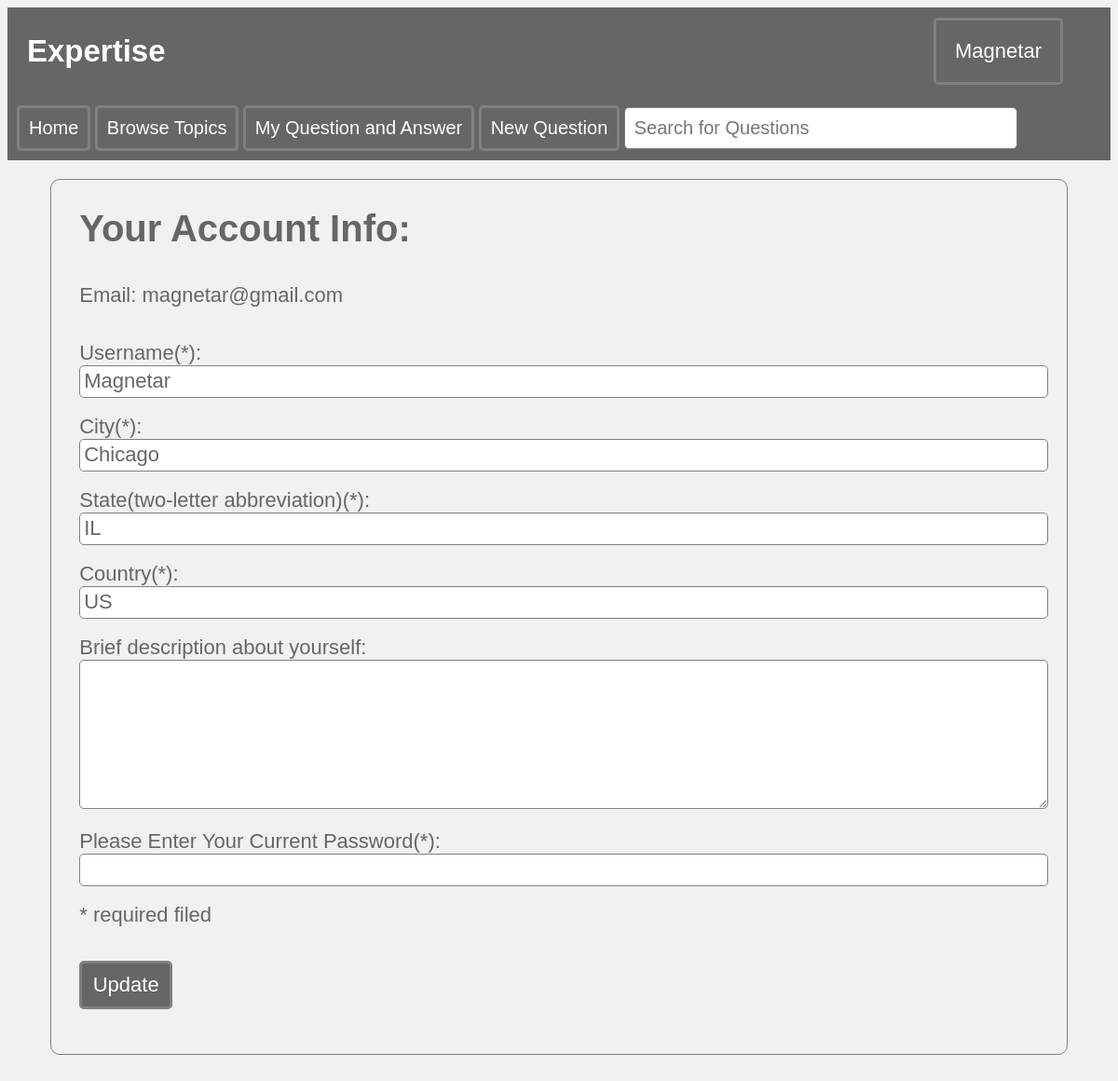
Page /code/profileedit.php?uid=3 (signed in) on the committed database.
### tables this page shows
create table Users(
	uid integer primary key auto_increment,
	username varchar(100) not null,
	email varchar(50) not null,
	upassword varchar(20) not null,
	city varchar(30),
	state varchar(2),
	country varchar(30),
	uprofile varchar(1000),
	upoints integer not null default 0,
    ustatus varchar(10) not null default 'basic',
    foreign key (ustatus) references UserStatus(sname)
);

### code/functions.php (called while the page is built, shortened)
<?php
    function check_login($conn) {
        if(isset($_SESSION['uid'])){
            $uid = $_SESSION['uid'];
            $query = "SELECT uid, username, email, upassword, city, state, country, IFNULL(uprofile, '') AS uprofile, upoints, ustatus
                      FROM Users WHERE uid = ?";
            if ($stmt = $conn->prepare($query)) {
                $stmt->bind_param("i", $uid);
                $stmt->execute();
                $result = $stmt->get_result();
                if($result && mysqli_num_rows($result) > 0){
                    $userdata = $result->fetch_array(MYSQLI_ASSOC);
                    return $userdata;
                }
            }
        }
        exit;
    }

### code/profileedit.php (the view, shortened to what this page needs)
<!DOCTYPE html>
<html lang="en">
<head>
    <link rel="stylesheet", href="style.css">
</head>
<?php
include("connectdb.php");
include("functions.php");
$userdata = check_login($conn);
$uid=$userdata["uid"];
$username = $userdata["username"];
?>
<body>
<?php include("navigation.php");?>
<section>
    <div class="largebox">
        <?php
        if(isset($_GET["uid"])){
            if ($_GET["uid"] == $uid) {
                $email = $userdata["email"];
                $city = $userdata["city"];
                $state = $userdata["state"];
                $country = $userdata["country"];
                $uprofile = $userdata["uprofile"];
                echo "<div style=\"font-size:40px; color: #666666;\"><b>Your Account Info:</b></div><br><br>";
                echo "<form method=\"POST\">";
                echo "<div class=\"label\">Email: $email</div> <br> <br>";
                echo "<div class=\"label\">Username(*):</div>";
                echo "<input class=\"textbox\" type = \"text\" name=\"username\" value=$username required><br><br>";
                echo "<div class=\"label\">City(*):</div>";
                echo "<input class=\"textbox\" type=\"text\" name=\"city\" value=$city required><br><br>";
                echo "<div class=\"label\">State(two-letter abbreviation)(*):</div>";
                echo "<input class=\"textbox\" type=\"text\" name=\"state\" value=$state required><br><br>";
                echo "<div class=\"label\">Country(*):</div>";
                echo "<input class=\"textbox\" type=\"text\" name=\"country\" value=$country required><br><br>";
                echo "<div class=\"label\">Brief description about yourself:</div>";
                echo "<textarea class=\"multilinetextbox\" name=\"profile\">$uprofile</textarea><br><br>";
                echo "<div class=\"label\">Please Enter Your Current Password(*):</div>";
                echo "<input class=\"textbox\" type=\"text\" name=\"password\" required><br><br>";
                echo "<div class=\"label\">* required filed</div> <br> <br>";
                echo "<input class=\"button\" type=\"submit\" name=\"submit\" value=\"Update\"><br><br>";
                echo "</form>";
            }
            else{
                echo "<div style=\"font-size:30px; color: #666666;\">You are not allowed to access this page</div> <br> <br>";
            }
        }
        ?>
    </div>
</section>
</body>
</html>

### code/navigation.php (shortened to what this page needs)
<header style="display:flex">
    <div style="text-align: left; margin-left:20px; margin-right:auto; display：inline-block;">
        <h2>Expertise</h2>
    </div>
    <div class="header-dropdown">
        <button class="header-dropbtn"><?php echo "$username"?></button>
    </div>
</header>
<nav>
    <div class="nav-item">
        <button class="nav-button">
            <a href="index.php">Home</a>
        </button>
    </div>
    <div class="nav-item">
        <button class="nav-button">Browse Topics</button>
    </div>
    <div class="nav-item">
        <button class="nav-button">My Question and Answer</button>
    </div>
    <div class="nav-item">
        <button class="nav-button">
            <a href="newquestion.php">New Question</a>
        </button>
    </div>
    <div class="nav-item">
        <form action="getquestion.php" method="GET">
            <input id="searchbox" type="text" name="keywords" placeholder="Search for Questions">
        </form>
    </div>
</nav>

### code/style.css (style rules this page uses)
body { font-family: Arial, Helvetica, sans-serif; background-color:#f1f1f1; }
header { background-color: #666666; padding: 1px; text-align: center; font-family: Arial, Helvetica, sans-serif; font-size: 22px; color: white; }
.header-dropdown { margin-left: auto; margin-right: 50px; margin-top: auto; margin-bottom: auto; position: relative; display: inline-block; text-align: right; border-radius: 5px; border: solid grey; background-color: #666666; }
.header-dropbtn { background-color: #666666; color: white; font-size: 22px; border: none; padding: 20px; }
nav { background-color: #666666; padding: 10px; text-align: left; font-family: Arial, Helvetica, sans-serif; color: white; }
.nav-item { margin: auto; position: relative; display: inline-block; border-radius: 5px; background-color: #666666; }
.nav-button { background-color: #666666; color: white; font-size: 20px; border-radius: 5px; border: solid grey; #border: none; padding: 10px; }
.nav-button a { color: white; text-decoration: none; }
#searchbox { width: 400px; border-radius: 5px; padding: 10px; border: solid thin grey; font-size: 20px; color: #666666; text-align: left; }
section { background-color: #f1f1f1; padding: 20px; }
.largebox { background-color: #f1f1f1; margin: auto; width: 90%; border-radius: 10px; border: solid thin grey; padding: 30px; }
form { text-align: left; padding: 0; }
.label { width: 100%; font-size: 22px; color: #666666; }
.textbox { height: 25px; width: 100%; border-radius: 5px; padding: 4px; border: solid thin grey; font-size: 22px; color: #666666; text-align: left; vertical-align: top; }
.multilinetextbox { height: 150px; width: 100%; border-radius: 5px; padding: 4px; border: solid thin grey; font-size: 22px; color: #666666; }
.button { background-color: #666666; width: 100px; font-size: 22px; color: white; padding: 10px; border-radius: 5px; border: solid grey; }

### rows in the picture
users: username "Magnetar", email "magnetar@gmail.com", city "Chicago", state "IL", country "US"
